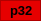
    <widget class="QFrame" name="frame_18">
     <property name="geometry">
      <rect>
       <x>60</x>
       <y>50</y>
       <width>41</width>
       <height>21</height>
      </rect>
     </property>
     <property name="palette">
      <palette>
       <active>
        <colorrole role="WindowText">
         <brush brushstyle="SolidPattern">
          <color alpha="255">
           <red>0</red>
           <green>0</green>
           <blue>0</blue>
          </color>
         </brush>
        </colorrole>
        <colorrole role="Button">
         <brush brushstyle="SolidPattern">
          <color alpha="255">
           <red>85</red>
           <green>170</green>
           <blue>127</blue>
          </color>
         </brush>
        </colorrole>
        <colorrole role="Light">
         <brush brushstyle="SolidPattern">
          <color alpha="255">
           <red>127</red>
           <green>255</green>
           <blue>191</blue>
          </color>
         </brush>
        </colorrole>
        <colorrole role="Midlight">
         <brush brushstyle="SolidPattern">
          <color alpha="255">
           <red>106</red>
           <green>212</green>
           <blue>159</blue>
          </color>
         </brush>
        </colorrole>
        <colorrole role="Dark">
         <brush brushstyle="SolidPattern">
          <color alpha="255">
           <red>42</red>
           <green>85</green>
           <blue>63</blue>
          </color>
         </brush>
        </colorrole>
        <colorrole role="Mid">
         <brush brushstyle="SolidPattern">
          <color alpha="255">
           <red>56</red>
           <green>113</green>
           <blue>84</blue>
          </color>
         </brush>
        </colorrole>
        <colorrole role="Text">
         <brush brushstyle="SolidPattern">
          <color alpha="255">
           <red>0</red>
           <green>0</green>
           <blue>0</blue>
          </color>
         </brush>
        </colorrole>
        <colorrole role="BrightText">
         <brush brushstyle="SolidPattern">
          <color alpha="255">
           <red>255</red>
           <green>255</green>
           <blue>255</blue>
          </color>
         </brush>
        </colorrole>
        <colorrole role="ButtonText">
         <brush brushstyle="SolidPattern">
          <color alpha="255">
           <red>0</red>
           <green>0</green>
           <blue>0</blue>
          </color>
         </brush>
        </colorrole>
        <colorrole role="Base">
         <brush brushstyle="SolidPattern">
          <color alpha="255">
           <red>255</red>
           <green>255</green>
           <blue>255</blue>
          </color>
         </brush>
        </colorrole>
        <colorrole role="Window">
         <brush brushstyle="SolidPattern">
          <color alpha="255">
           <red>85</red>
           <green>170</green>
           <blue>127</blue>
          </color>
         </brush>
        </colorrole>
        <colorrole role="Shadow">
         <brush brushstyle="SolidPattern">
          <color alpha="255">
           <red>0</red>
           <green>0</green>
           <blue>0</blue>
          </color>
         </brush>
        </colorrole>
        <colorrole role="AlternateBase">
         <brush brushstyle="SolidPattern">
          <color alpha="255">
           <red>170</red>
           <green>212</green>
           <blue>191</blue>
          </color>
         </brush>
        </colorrole>
        <colorrole role="ToolTipBase">
         <brush brushstyle="SolidPattern">
          <color alpha="255">
           <red>255</red>
           <green>255</green>
           <blue>220</blue>
          </color>
         </brush>
        </colorrole>
        <colorrole role="ToolTipText">
         <brush brushstyle="SolidPattern">
          <color alpha="255">
           <red>0</red>
           <green>0</green>
           <blue>0</blue>
          </color>
         </brush>
        </colorrole>
        <colorrole role="PlaceholderText">
         <brush brushstyle="SolidPattern">
          <color alpha="128">
           <red>0</red>
           <green>0</green>
           <blue>0</blue>
          </color>
         </brush>
        </colorrole>
       </active>
       <inactive>
        <colorrole role="WindowText">
         <brush brushstyle="SolidPattern">
          <color alpha="255">
           <red>0</red>
           <green>0</green>
           <blue>0</blue>
          </color>
         </brush>
        </colorrole>
        <colorrole role="Button">
         <brush brushstyle="SolidPattern">
          <color alpha="255">
           <red>85</red>
           <green>170</green>
           <blue>127</blue>
          </color>
         </brush>
        </colorrole>
        <colorrole role="Light">
         <brush brushstyle="SolidPattern">
          <color alpha="255">
           <red>127</red>
           <green>255</green>
           <blue>191</blue>
          </color>
         </brush>
        </colorrole>
        <colorrole role="Midlight">
         <brush brushstyle="SolidPattern">
          <color alpha="255">
           <red>106</red>
           <green>212</green>
           <blue>159</blue>
          </color>
         </brush>
        </colorrole>
        <colorrole role="Dark">
         <brush brushstyle="SolidPattern">
          <color alpha="255">
           <red>42</red>
           <green>85</green>
           <blue>63</blue>
          </color>
         </brush>
        </colorrole>
        <colorrole role="Mid">
         <brush brushstyle="SolidPattern">
          <color alpha="255">
           <red>56</red>
           <green>113</green>
           <blue>84</blue>
          </color>
         </brush>
        </colorrole>
        <colorrole role="Text">
         <brush brushstyle="SolidPattern">
          <color alpha="255">
           <red>0</red>
           <green>0</green>
           <blue>0</blue>
          </color>
         </brush>
        </colorrole>
        <colorrole role="BrightText">
         <brush brushstyle="SolidPattern">
          <color alpha="255">
           <red>255</red>
           <green>255</green>
           <blue>255</blue>
          </color>
         </brush>
        </colorrole>
        <colorrole role="ButtonText">
         <brush brushstyle="SolidPattern">
          <color alpha="255">
           <red>0</red>
           <green>0</green>
           <blue>0</blue>
          </color>
         </brush>
        </colorrole>
        <colorrole role="Base">
         <brush brushstyle="SolidPattern">
          <color alpha="255">
           <red>255</red>
           <green>255</green>
           <blue>255</blue>
          </color>
         </brush>
        </colorrole>
        <colorrole role="Window">
         <brush brushstyle="SolidPattern">
          <color alpha="255">
           <red>85</red>
           <green>170</green>
           <blue>127</blue>
          </color>
         </brush>
        </colorrole>
        <colorrole role="Shadow">
         <brush brushstyle="SolidPattern">
          <color alpha="255">
           <red>0</red>
           <green>0</green>
           <blue>0</blue>
          </color>
         </brush>
        </colorrole>
        <colorrole role="AlternateBase">
         <brush brushstyle="SolidPattern">
          <color alpha="255">
           <red>170</red>
           <green>212</green>
           <blue>191</blue>
          </color>
         </brush>
        </colorrole>
        <colorrole role="ToolTipBase">
         <brush brushstyle="SolidPattern">
          <color alpha="255">
           <red>255</red>
           <green>255</green>
           <blue>220</blue>
          </color>
         </brush>
        </colorrole>
        <colorrole role="ToolTipText">
         <brush brushstyle="SolidPattern">
          <color alpha="255">
           <red>0</red>
           <green>0</green>
           <blue>0</blue>
          </color>
         </brush>
        </colorrole>
        <colorrole role="PlaceholderText">
         <brush brushstyle="SolidPattern">
          <color alpha="128">
           <red>0</red>
           <green>0</green>
           <blue>0</blue>
          </color>
         </brush>
        </colorrole>
       </inactive>
       <disabled>
        <colorrole role="WindowText">
         <brush brushstyle="SolidPattern">
          <color alpha="255">
           <red>42</red>
           <green>85</green>
           <blue>63</blue>
          </color>
         </brush>
        </colorrole>
        <colorrole role="Button">
         <brush brushstyle="SolidPattern">
          <color alpha="255">
           <red>85</red>
           <green>170</green>
           <blue>127</blue>
          </color>
         </brush>
        </colorrole>
        <colorrole role="Light">
         <brush brushstyle="SolidPattern">
          <color alpha="255">
           <red>127</red>
           <green>255</green>
           <blue>191</blue>
          </color>
         </brush>
        </colorrole>
        <colorrole role="Midlight">
         <brush brushstyle="SolidPattern">
          <color alpha="255">
           <red>106</red>
           <green>212</green>
           <blue>159</blue>
          </color>
         </brush>
        </colorrole>
        <colorrole role="Dark">
         <brush brushstyle="SolidPattern">
          <color alpha="255">
           <red>42</red>
           <green>85</green>
           <blue>63</blue>
          </color>
         </brush>
        </colorrole>
        <colorrole role="Mid">
         <brush brushstyle="SolidPattern">
          <color alpha="255">
           <red>56</red>
           <green>113</green>
           <blue>84</blue>
          </color>
         </brush>
        </colorrole>
        <colorrole role="Text">
         <brush brushstyle="SolidPattern">
          <color alpha="255">
           <red>42</red>
           <green>85</green>
           <blue>63</blue>
          </color>
         </brush>
        </colorrole>
        <colorrole role="BrightText">
         <brush brushstyle="SolidPattern">
          <color alpha="255">
           <red>255</red>
           <green>255</green>
           <blue>255</blue>
          </color>
         </brush>
        </colorrole>
        <colorrole role="ButtonText">
         <brush brushstyle="SolidPattern">
          <color alpha="255">
           <red>42</red>
           <green>85</green>
           <blue>63</blue>
          </color>
         </brush>
        </colorrole>
        <colorrole role="Base">
         <brush brushstyle="SolidPattern">
          <color alpha="255">
           <red>85</red>
           <green>170</green>
           <blue>127</blue>
          </color>
         </brush>
        </colorrole>
        <colorrole role="Window">
         <brush brushstyle="SolidPattern">
          <color alpha="255">
           <red>85</red>
           <green>170</green>
           <blue>127</blue>
          </color>
         </brush>
        </colorrole>
        <colorrole role="Shadow">
         <brush brushstyle="SolidPattern">
          <color alpha="255">
           <red>0</red>
           <green>0</green>
           <blue>0</blue>
          </color>
         </brush>
        </colorrole>
        <colorrole role="AlternateBase">
         <brush brushstyle="SolidPattern">
          <color alpha="255">
           <red>85</red>
           <green>170</green>
           <blue>127</blue>
          </color>
         </brush>
        </colorrole>
        <colorrole role="ToolTipBase">
         <brush brushstyle="SolidPattern">
          <color alpha="255">
           <red>255</red>
           <green>255</green>
           <blue>220</blue>
          </color>
         </brush>
        </colorrole>
        <colorrole role="ToolTipText">
         <brush brushstyle="SolidPattern">
          <color alpha="255">
           <red>0</red>
           <green>0</green>
           <blue>0</blue>
          </color>
         </brush>
        </colorrole>
        <colorrole role="PlaceholderText">
         <brush brushstyle="SolidPattern">
          <color alpha="128">
           <red>0</red>
           <green>0</green>
           <blue>0</blue>
          </color>
         </brush>
        </colorrole>
       </disabled>
      </palette>
     </property>
     <property name="autoFillBackground">
      <bool>true</bool>
     </property>
     <property name="frameShape">
      <enum>QFrame::StyledPanel</enum>
     </property>
     <property name="frameShadow">
      <enum>QFrame::Raised</enum>
     </property>
     <widget class="QLabel" name="label_18">
      <property name="geometry">
       <rect>
        <x>10</x>
        <y>2</y>
        <width>51</width>
        <height>16</height>
       </rect>
      </property>
      <property name="font">
       <font>
        <pointsize>10</pointsize>
        <weight>75</weight>
        <bold>true</bold>
       </font>
      </property>
      <property name="text">
       <string>p32</string>
      </property>
     </widget>
     <widget class="QFrame" name="frame_36">
      <property name="geometry">
       <rect>
        <x>0</x>
        <y>0</y>
        <width>41</width>
        <height>21</height>
       </rect>
      </property>
      <property name="palette">
       <palette>
        <active>
         <colorrole role="WindowText">
          <brush brushstyle="SolidPattern">
           <color alpha="255">
            <red>0</red>
            <green>0</green>
            <blue>0</blue>
           </color>
          </brush>
         </colorrole>
         <colorrole role="Button">
          <brush brushstyle="SolidPattern">
           <color alpha="255">
            <red>230</red>
            <green>0</green>
            <blue>0</blue>
           </color>
          </brush>
         </colorrole>
         <colorrole role="Light">
          <brush brushstyle="SolidPattern">
           <color alpha="255">
            <red>255</red>
            <green>90</green>
            <blue>90</blue>
           </color>
          </brush>
         </colorrole>
         <colorrole role="Midlight">
          <brush brushstyle="SolidPattern">
           <color alpha="255">
            <red>242</red>
            <green>45</green>
            <blue>45</blue>
           </color>
          </brush>
         </colorrole>
         <colorrole role="Dark">
          <brush brushstyle="SolidPattern">
           <color alpha="255">
            <red>115</red>
            <green>0</green>
            <blue>0</blue>
           </color>
          </brush>
         </colorrole>
         <colorrole role="Mid">
          <brush brushstyle="SolidPattern">
           <color alpha="255">
            <red>153</red>
            <green>0</green>
            <blue>0</blue>
           </color>
          </brush>
         </colorrole>
         <colorrole role="Text">
          <brush brushstyle="SolidPattern">
           <color alpha="255">
            <red>0</red>
            <green>0</green>
            <blue>0</blue>
           </color>
          </brush>
         </colorrole>
         <colorrole role="BrightText">
          <brush brushstyle="SolidPattern">
           <color alpha="255">
            <red>255</red>
            <green>255</green>
            <blue>255</blue>
           </color>
          </brush>
         </colorrole>
         <colorrole role="ButtonText">
          <brush brushstyle="SolidPattern">
           <color alpha="255">
            <red>0</red>
            <green>0</green>
            <blue>0</blue>
           </color>
          </brush>
         </colorrole>
         <colorrole role="Base">
          <brush brushstyle="SolidPattern">
           <color alpha="255">
            <red>255</red>
            <green>255</green>
            <blue>255</blue>
           </color>
          </brush>
         </colorrole>
         <colorrole role="Window">
          <brush brushstyle="SolidPattern">
           <color alpha="255">
            <red>230</red>
            <green>0</green>
            <blue>0</blue>
           </color>
          </brush>
         </colorrole>
         <colorrole role="Shadow">
          <brush brushstyle="SolidPattern">
           <color alpha="255">
            <red>0</red>
            <green>0</green>
            <blue>0</blue>
           </color>
          </brush>
         </colorrole>
         <colorrole role="AlternateBase">
          <brush brushstyle="SolidPattern">
           <color alpha="255">
            <red>242</red>
            <green>127</green>
            <blue>127</blue>
           </color>
          </brush>
         </colorrole>
         <colorrole role="ToolTipBase">
          <brush brushstyle="SolidPattern">
           <color alpha="255">
            <red>255</red>
            <green>255</green>
            <blue>220</blue>
           </color>
          </brush>
         </colorrole>
         <colorrole role="ToolTipText">
          <brush brushstyle="SolidPattern">
           <color alpha="255">
            <red>0</red>
            <green>0</green>
            <blue>0</blue>
           </color>
          </brush>
         </colorrole>
         <colorrole role="PlaceholderText">
          <brush brushstyle="SolidPattern">
           <color alpha="128">
            <red>0</red>
            <green>0</green>
            <blue>0</blue>
           </color>
          </brush>
         </colorrole>
        </active>
        <inactive>
         <colorrole role="WindowText">
          <brush brushstyle="SolidPattern">
           <color alpha="255">
            <red>0</red>
            <green>0</green>
            <blue>0</blue>
           </color>
          </brush>
         </colorrole>
         <colorrole role="Button">
          <brush brushstyle="SolidPattern">
           <color alpha="255">
            <red>230</red>
            <green>0</green>
            <blue>0</blue>
           </color>
          </brush>
         </colorrole>
         <colorrole role="Light">
          <brush brushstyle="SolidPattern">
           <color alpha="255">
            <red>255</red>
            <green>90</green>
            <blue>90</blue>
           </color>
          </brush>
         </colorrole>
         <colorrole role="Midlight">
          <brush brushstyle="SolidPattern">
           <color alpha="255">
            <red>242</red>
            <green>45</green>
            <blue>45</blue>
           </color>
          </brush>
         </colorrole>
         <colorrole role="Dark">
          <brush brushstyle="SolidPattern">
           <color alpha="255">
            <red>115</red>
            <green>0</green>
            <blue>0</blue>
           </color>
          </brush>
         </colorrole>
         <colorrole role="Mid">
          <brush brushstyle="SolidPattern">
           <color alpha="255">
            <red>153</red>
            <green>0</green>
            <blue>0</blue>
           </color>
          </brush>
         </colorrole>
         <colorrole role="Text">
          <brush brushstyle="SolidPattern">
           <color alpha="255">
            <red>0</red>
            <green>0</green>
            <blue>0</blue>
           </color>
          </brush>
         </colorrole>
         <colorrole role="BrightText">
          <brush brushstyle="SolidPattern">
           <color alpha="255">
            <red>255</red>
            <green>255</green>
            <blue>255</blue>
           </color>
          </brush>
         </colorrole>
         <colorrole role="ButtonText">
          <brush brushstyle="SolidPattern">
           <color alpha="255">
            <red>0</red>
            <green>0</green>
            <blue>0</blue>
           </color>
          </brush>
         </colorrole>
         <colorrole role="Base">
          <brush brushstyle="SolidPattern">
           <color alpha="255">
            <red>255</red>
            <green>255</green>
            <blue>255</blue>
           </color>
          </brush>
         </colorrole>
         <colorrole role="Window">
          <brush brushstyle="SolidPattern">
           <color alpha="255">
            <red>230</red>
            <green>0</green>
            <blue>0</blue>
           </color>
          </brush>
         </colorrole>
         <colorrole role="Shadow">
          <brush brushstyle="SolidPattern">
           <color alpha="255">
            <red>0</red>
            <green>0</green>
            <blue>0</blue>
           </color>
          </brush>
         </colorrole>
         <colorrole role="AlternateBase">
          <brush brushstyle="SolidPattern">
           <color alpha="255">
            <red>242</red>
            <green>127</green>
            <blue>127</blue>
           </color>
          </brush>
         </colorrole>
         <colorrole role="ToolTipBase">
          <brush brushstyle="SolidPattern">
           <color alpha="255">
            <red>255</red>
            <green>255</green>
            <blue>220</blue>
           </color>
          </brush>
         </colorrole>
         <colorrole role="ToolTipText">
          <brush brushstyle="SolidPattern">
           <color alpha="255">
            <red>0</red>
            <green>0</green>
            <blue>0</blue>
           </color>
          </brush>
         </colorrole>
         <colorrole role="PlaceholderText">
          <brush brushstyle="SolidPattern">
           <color alpha="128">
            <red>0</red>
            <green>0</green>
            <blue>0</blue>
           </color>
          </brush>
         </colorrole>
        </inactive>
        <disabled>
         <colorrole role="WindowText">
          <brush brushstyle="SolidPattern">
           <color alpha="255">
            <red>115</red>
            <green>0</green>
            <blue>0</blue>
           </color>
          </brush>
         </colorrole>
         <colorrole role="Button">
          <brush brushstyle="SolidPattern">
           <color alpha="255">
            <red>230</red>
            <green>0</green>
            <blue>0</blue>
           </color>
          </brush>
         </colorrole>
         <colorrole role="Light">
          <brush brushstyle="SolidPattern">
           <color alpha="255">
            <red>255</red>
            <green>90</green>
            <blue>90</blue>
           </color>
          </brush>
         </colorrole>
         <colorrole role="Midlight">
          <brush brushstyle="SolidPattern">
           <color alpha="255">
            <red>242</red>
            <green>45</green>
            <blue>45</blue>
           </color>
          </brush>
         </colorrole>
         <colorrole role="Dark">
          <brush brushstyle="SolidPattern">
           <color alpha="255">
            <red>115</red>
            <green>0</green>
            <blue>0</blue>
           </color>
          </brush>
         </colorrole>
         <colorrole role="Mid">
          <brush brushstyle="SolidPattern">
           <color alpha="255">
            <red>153</red>
            <green>0</green>
            <blue>0</blue>
           </color>
          </brush>
         </colorrole>
         <colorrole role="Text">
          <brush brushstyle="SolidPattern">
           <color alpha="255">
            <red>115</red>
            <green>0</green>
            <blue>0</blue>
           </color>
          </brush>
         </colorrole>
         <colorrole role="BrightText">
          <brush brushstyle="SolidPattern">
           <color alpha="255">
            <red>255</red>
            <green>255</green>
            <blue>255</blue>
           </color>
          </brush>
         </colorrole>
         <colorrole role="ButtonText">
          <brush brushstyle="SolidPattern">
           <color alpha="255">
            <red>115</red>
            <green>0</green>
            <blue>0</blue>
           </color>
          </brush>
         </colorrole>
         <colorrole role="Base">
          <brush brushstyle="SolidPattern">
           <color alpha="255">
            <red>230</red>
            <green>0</green>
            <blue>0</blue>
           </color>
          </brush>
         </colorrole>
         <colorrole role="Window">
          <brush brushstyle="SolidPattern">
           <color alpha="255">
            <red>230</red>
            <green>0</green>
            <blue>0</blue>
           </color>
          </brush>
         </colorrole>
         <colorrole role="Shadow">
          <brush brushstyle="SolidPattern">
           <color alpha="255">
            <red>0</red>
            <green>0</green>
            <blue>0</blue>
           </color>
          </brush>
         </colorrole>
         <colorrole role="AlternateBase">
          <brush brushstyle="SolidPattern">
           <color alpha="255">
            <red>230</red>
            <green>0</green>
            <blue>0</blue>
           </color>
          </brush>
         </colorrole>
         <colorrole role="ToolTipBase">
          <brush brushstyle="SolidPattern">
           <color alpha="255">
            <red>255</red>
            <green>255</green>
            <blue>220</blue>
           </color>
          </brush>
         </colorrole>
         <colorrole role="ToolTipText">
          <brush brushstyle="SolidPattern">
           <color alpha="255">
            <red>0</red>
            <green>0</green>
            <blue>0</blue>
           </color>
          </brush>
         </colorrole>
         <colorrole role="PlaceholderText">
          <brush brushstyle="SolidPattern">
           <color alpha="128">
            <red>0</red>
            <green>0</green>
            <blue>0</blue>
           </color>
          </brush>
         </colorrole>
        </disabled>
       </palette>
      </property>
      <property name="autoFillBackground">
       <bool>true</bool>
      </property>
      <property name="frameShape">
       <enum>QFrame::StyledPanel</enum>
      </property>
      <property name="frameShadow">
       <enum>QFrame::Raised</enum>
      </property>
      <widget class="QLabel" name="label_31">
       <property name="geometry">
        <rect>
         <x>10</x>
         <y>2</y>
         <width>51</width>
         <height>16</height>
        </rect>
       </property>
       <property name="font">
        <font>
         <pointsize>10</pointsize>
         <weight>75</weight>
         <bold>true</bold>
        </font>
       </property>
       <property name="text">
        <string>p32</string>
       </property>
      </widget>
     </widget>
    </widget>
